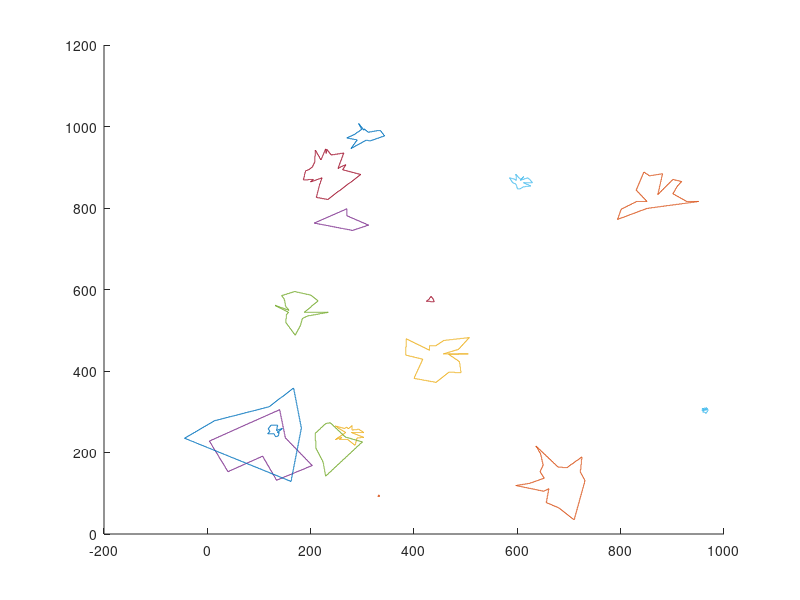

Reproduce this figure in MATLAB.



nShapes = 16;

for j = 1:nShapes
    
    %random vertex numbers
    N = fix(20*rand(1,1)+5);

    %polarShape defining matrix
    %(N=length) theta,radius,
    polarShape = zeros(N,6);

    %populate polarShape matrix
    for i = 1:N-1

        %random theta
        theta = 720/N*rand(1,1);
        polarShape(i+1,1) = theta + polarShape(i,1);
        if polarShape(i+1,1) > 360
            polarShape(i+1,1) = 360;
        end

        %random radius
        radius = 10*rand(1,1)+2;
        polarShape(i,2) = radius;

    end

    % end polar conditions
    polarShape(N,1) = 360; %last theta=360
    polarShape(N,2) = polarShape(1,2); %last radius = first radius

    % convert to cartestian
    cartesianShape = zeros(N,2);
    cartesianShape(:,1) = polarShape(:,2) .* cos(polarShape(:,1)*(pi/180));
    cartesianShape(:,2) = polarShape(:,2) .* sin(polarShape(:,1)*(pi/180));

    % convert to pixel dimensions
    longAxis = max(max(cartesianShape));
    normalized = cartesianShape/longAxis;
    cartesianShape = fix(normalized*100*rand(1,1));
    
    % choose center location
    centerx = randi([40,984], 1);
    centery = randi([40,984], 1);
    
    % add center to coordinates
    cartesianShape(:,1) = cartesianShape(:,1) + centerx;
    cartesianShape(:,2) = cartesianShape(:,2) + centery;
    
    xcoords = zeros(1);
    ycoords = zeros(1);

    for k = 1:N-1
        xNcoords = round(linspace(cartesianShape(k,1),cartesianShape(k+1,1),500));
        xcoords = [xcoords,xNcoords];
        
        yNcoords = round(linspace(cartesianShape(k,2),cartesianShape(k+1,2),500));
        ycoords = [ycoords,yNcoords];

    end
    
    xcoords = xcoords(2:end);
    ycoords = ycoords(2:end);
    
    hold on
    plot(xcoords,ycoords)
    hold off
    
end




